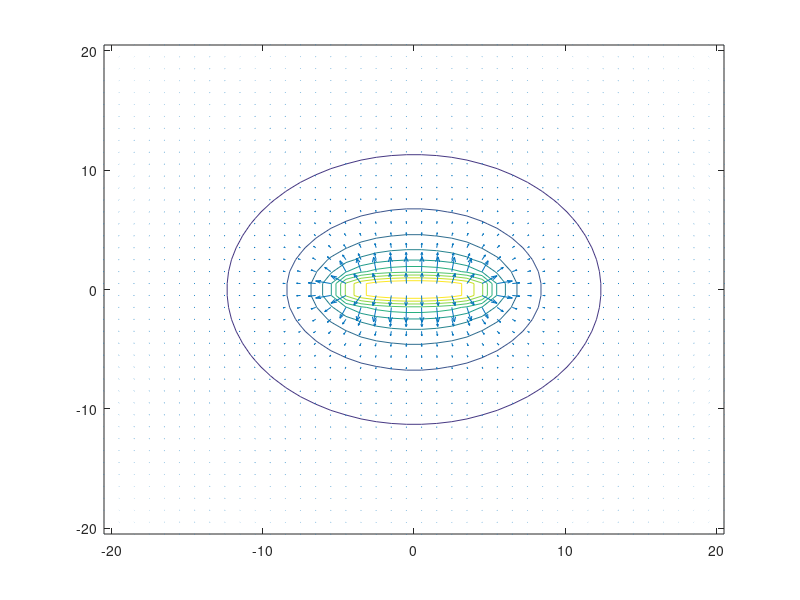

This chart was generated by the following MATLAB code:

%edit your ranges to display here.  important to not include the actual
%location of your object in this grid of points or it will give you
%infinities

[px,py]=meshgrid(-20.5:1:20.5,-20.5:1:20.5);
[xlim,ylim] = size(px);
V = zeros(xlim, ylim);

for i=1:xlim
    for j=1:ylim
%this is the equation and integral with ranges for a specific object:  you
%should be able to figure out what this is and edit appropriately to get
%what you want
dV = @(x)  1./sqrt((px(i,j)-x).^2 + py(i,j).^2);
V(i,j) = integral(dV,-5,5);
    end
end

hold off
contour(px,py,V)
[Ex,Ey] = gradient(V);
hold on
quiver(px,py,-Ex,-Ey)